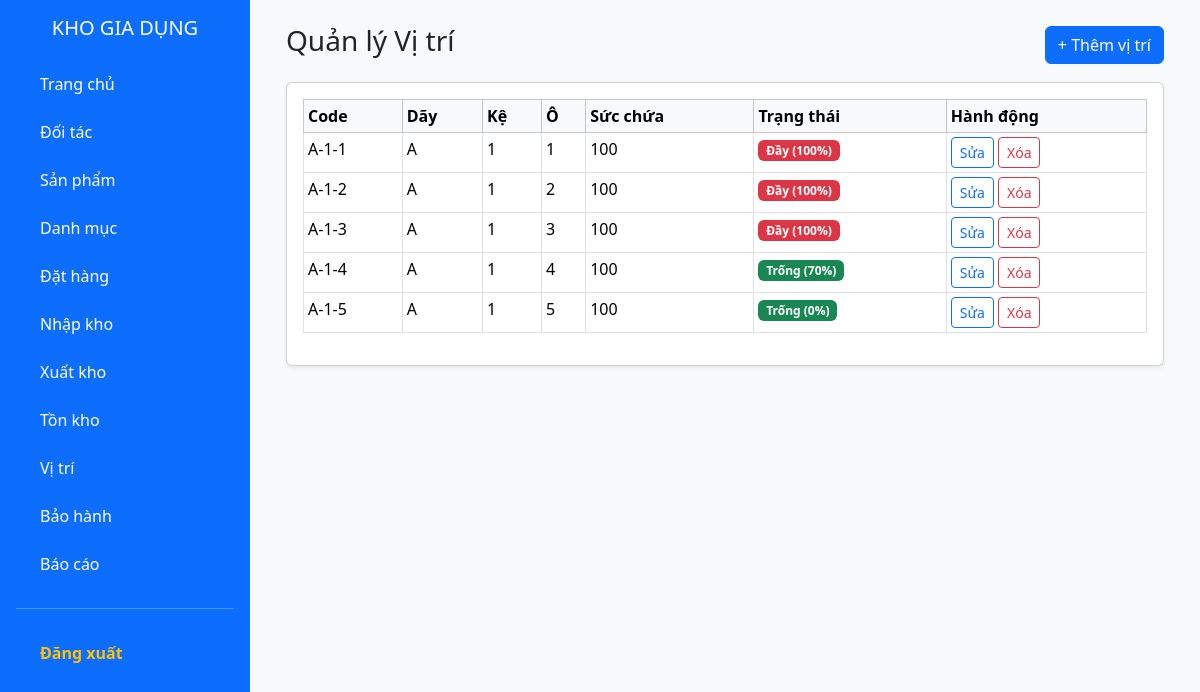
The app's page /public/vitri (signed in), older data.
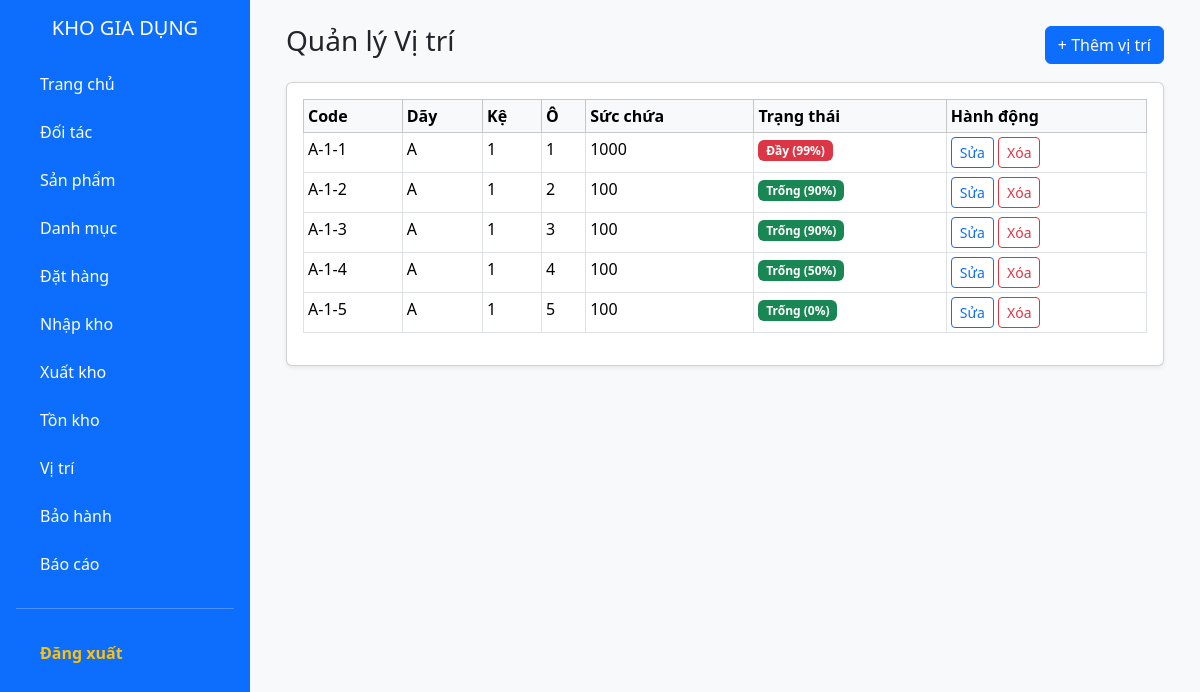
The same page, newer data.
### tables this page shows
CREATE TABLE IF NOT EXISTS `vitri` (
  `maViTri` varchar(20) NOT NULL,
  `day` varchar(10) DEFAULT NULL,
  `ke` varchar(10) DEFAULT NULL,
  `o` varchar(10) DEFAULT NULL,
  `trangThai` enum('TRONG','DAY') DEFAULT 'TRONG',
  `sucChuaToiDa` int DEFAULT '100',
  PRIMARY KEY (`maViTri`)
);

### app/controllers/VitriController.php (called while the page is built, shortened)
<?php
class VitriController extends Controller {
    private $vitriModel;
    public function __construct() {
        $this->vitriModel = $this->model('VitriModel');
    }
    public function index() {
        $rows = $this->vitriModel->getAll();
        $data = ['title' => 'Quản lý Vị trí', 'rows' => $rows];
        $this->view('vitri/index', $data);
    }
}

### app/core/app.php (called while the page is built, shortened)
<?php
class App {
    protected $action = 'index';
    public function __construct() {
        $url = $this->parseUrl();
        if (isset($url[0])) {
            if (file_exists(APP_ROOT . '/controllers/' . ucfirst($url[0]) . 'Controller.php')) {
                unset($url[0]);
            }
        }
        $this->controller = new $this->controller;
        $this->params = $url ? array_values($url) : [];
        call_user_func_array([$this->controller, $this->action], $this->params);
    }
    public function parseUrl() {
        if (isset($_GET['url'])) {
            return explode('/', filter_var(rtrim($_GET['url'], '/'), FILTER_SANITIZE_URL));
        }
    }
}
?>

### public/index.php (called while the page is built, shortened)
<?php
require_once ROOT_PATH . '/app/core/Database.php';
require_once ROOT_PATH . '/app/core/Controller.php';
require_once ROOT_PATH . '/app/core/App.php';
$app = new App();
?>

### app/models/VitriModel.php (called while the page is built, shortened)
<?php
class VitriModel {
    private $conn;
    public function __construct() {
        $this->conn = Database::getInstance()->getConnection();
    }
    public function getAll() {
        $sql = "SELECT v.maViTri, v.day, v.ke, v.o, v.sucChuaToiDa, v.trangThai,
                       COALESCE(SUM(lvt.soLuong * hh.heSoChiemCho), 0) AS totalAtPosition
                FROM vitri v
                LEFT JOIN lo_hang_vi_tri lvt ON lvt.maViTri = v.maViTri
                LEFT JOIN lohang lh ON lvt.maLo = lh.maLo
                LEFT JOIN hanghoa hh ON lh.maHH = hh.maHH
                GROUP BY v.maViTri, v.day, v.ke, v.o, v.sucChuaToiDa, v.trangThai
                ORDER BY v.day ASC, v.ke ASC, v.o ASC";
        $stmt = $this->conn->prepare($sql);
        $stmt->execute();
        return $stmt->fetchAll(PDO::FETCH_ASSOC);
    }
}

### app/core/Database.php (called while the page is built, shortened)
<?php
class Database {
    private static $instance = null;
    private $conn;
    private function __construct() {
        try {
            $dsn = "mysql:host=" . DB_HOST . ";dbname=" . DB_NAME . ";charset=utf8mb4";
            $this->conn = new PDO($dsn, DB_USER, DB_PASS);
            $this->conn->setAttribute(PDO::ATTR_ERRMODE, PDO::ERRMODE_EXCEPTION);
            $this->conn->setAttribute(PDO::ATTR_DEFAULT_FETCH_MODE, PDO::FETCH_ASSOC);
        } catch(PDOException $e) {
            die("Lỗi kết nối MySQL: " . $e->getMessage());
        }
    }
    public static function getInstance() {
        if (!self::$instance) {
            self::$instance = new Database();
        }
        return self::$instance;
    }
    public function getConnection() {
        return $this->conn;
    }
}
?>

### app/views/vitri/index.php (the view, shortened to what the changed rows need)
<?php require_once APP_ROOT . '/views/layouts/header.php'; ?>
<?php require_once APP_ROOT . '/views/layouts/sidebar.php'; ?>
<div class="container-fluid">
    <div class="d-flex justify-content-between align-items-center mb-3">
        <h1 class="h3">Quản lý Vị trí</h1>
    </div>
    <div class="card shadow-sm">
        <div class="card-body">
            <div class="table-responsive">
                <table class="table table-bordered table-sm">
                    <thead class="table-light"><tr><th>Code</th><th>Dãy</th><th>Kệ</th><th>Ô</th><th>Sức chứa</th><th>Trạng thái</th><th>Hành động</th></thead>
                    <tbody>
                        <?php if (!empty($data['rows'])): ?>
                            <?php foreach ($data['rows'] as $r): ?>
                                <tr>
                                    <td><?php echo $r['maViTri']; ?></td>
                                    <td><?php echo htmlspecialchars($r['day']); ?></td>
                                    <td><?php echo htmlspecialchars($r['ke']); ?></td>
                                    <td><?php echo htmlspecialchars($r['o']); ?></td>
                                    <td><?php echo intval($r['sucChuaToiDa'] ?? 0); ?></td>
                                    <?php
                                        $capacity = intval($r['sucChuaToiDa'] ?? 0);
                                        $occupied = floatval($r['totalAtPosition'] ?? 0);
                                        $percent = ($capacity > 0) ? round(($occupied / $capacity) * 100) : 0;
                                        $displayPercent = min(100, max(0, intval($percent)));
                                        if ($percent > 90) {
                                            $statusBadge = '<span class="badge bg-danger">Đầy (' . $displayPercent . '%)</span>';
                                        } else {
                                            $statusBadge = '<span class="badge bg-success">Trống (' . $displayPercent . '%)</span>';
                                        }
                                    ?>
                                    <td><?php echo $statusBadge; ?></td>
                                    <td>
                                        <a href="<?php echo BASE_URL; ?>/vitri/edit/<?php echo $r['maViTri']; ?>" class="btn btn-sm btn-outline-primary">Sửa</a>
                                        <a href="<?php echo BASE_URL; ?>/vitri/delete/<?php echo $r['maViTri']; ?>" class="btn btn-sm btn-outline-danger" onclick="return confirm('Xóa vị trí?');">Xóa</a>
                                    </td>
                                </tr>
                            <?php endforeach; ?>
                        <?php else: ?>
                            <tr><td colspan="7" class="text-center text-muted">Chưa có vị trí nào.</td></tr>
                        <?php endif; ?>
                    </tbody>
                </table>
            </div>
        </div>
    </div>
</div>
<?php require_once APP_ROOT . '/views/layouts/footer.php'; ?>

Row changes from the older to the newer data that the page shows:
changed vitri "A-1-1": sucChuaToiDa "100" → "1000"; sucChuaToiDa "100" → "99"
shown differently, row unchanged: vitri "A-1-2": displayPercent (not shown) → "90"; sucChuaToiDa "100" → (not shown); text "Đầy (" → "Trống ("
shown differently, row unchanged: vitri "A-1-3": displayPercent (not shown) → "90"; sucChuaToiDa "100" → (not shown); text "Đầy (" → "Trống ("
computed for vitri "A-1-4": displayPercent "70" → "50"
